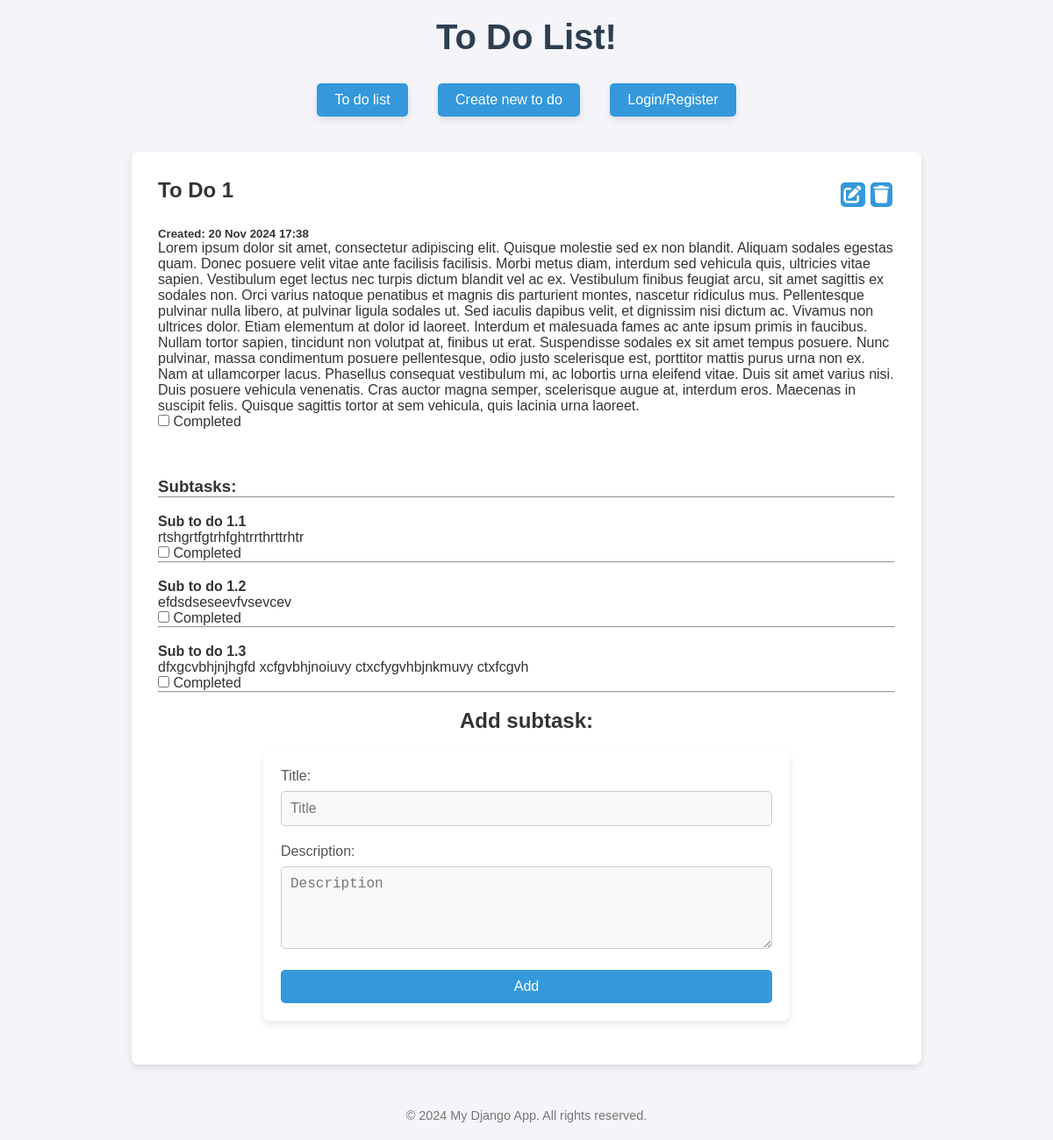
The page /1 on the database its author committed.
### toDos/models.py (models this page shows, shortened)
class ToDo(models.Model):
    title = models.CharField(max_length=250)
    text = models.TextField()
    creation_date = models.DateTimeField(auto_now_add=True)
    complition = models.BooleanField(default=False)
    complition_date = models.DateTimeField(blank = True, null=True)
    image = models.ImageField(upload_to='images/', blank ='True', null=True)
    author = models.ForeignKey(User, on_delete=models.CASCADE, related_name= 'to_dos', blank ='True', null=True)

class SubToDo(models.Model):
    to_do = models.ForeignKey(ToDo, on_delete=models.CASCADE, related_name='subtasks')
    title = models.CharField(max_length=250)
    text = models.TextField(max_length=450)
    complition = models.BooleanField()

### toDos/views.py (the view)
# urls.py: path('<int:todo_id>', views.ToDoDetails.as_view(), name = 'details'),
class ToDoDetails(APIView):
    def get(self, request, todo_id):
        print(f"User logged in: {request.user.is_authenticated}")
        to_do = get_object_or_404(ToDo, id = todo_id)
        subtasks = to_do.subtasks.all()
        serializer = ToDoSerializer(to_do)
        serializerSubtask = SubtaskSerializer(subtasks, many =True)
        return render(request, 'details.html',{"todo":to_do,"subtasks":serializerSubtask.data})

### toDos/templates/details.html (shortened to what this page needs)
{% extends 'base.html'%}
{% block content %}
<div class = "to-do-nav">
<h2>{{todo.title}}</h2>
    <div class = "to-do-nav">
        <button class = "edit-button small-button" data-id = "{{ todo.id }}" data-url = "{% url 'edit' todo.id %}"><i class="fas fa-edit"></i></button>
        <button class = "delete-button small-button" data-id = "{{ todo.id }}" data-redirect="{% url 'main' %}"><i class="fas fa-trash"></i></button>
    </div>
</div>
<br>
<h5>Created: {{todo.creation_date | date:"j M Y G:i"}}</h5>
<p>{{todo.text}}</p>
<input type="checkbox" name ="completed" class = "todo-comlition" {%if todo.complition %}checked disabled {% endif %} data-id = "{{ todo.id }}">
<label for = "completed" >Completed</label>
<br><br>
{% if subtasks%}
<br><br>
<h3>Subtasks:</h3>
<hr>
<br>
    {% for subtask in subtasks %}
            <h4>{{subtask.title}}</h4>
            <p>{{subtask.text}}</p>
            <input type="checkbox" name ="completed" {%if subtask.complition %}checked {% endif %}>
            <label for = "completed">Completed</label>
            <hr>
            <br>
    {% endfor %}
{% endif%}
<h2>Add subtask:</h2>
<form method="post">
    <label for="title">Title:</label>
        <input type="text" id="title" name="title" placeholder="Title" required>
        <label for="text">Description:</label>
        <textarea id="text" name="text" rows="4" placeholder="Description"></textarea>
        <button type = 'submit'>Add</button>
</form>
{%endblock content%}

### static/css/styles.css (style rules this page uses)
* { margin: 0; padding: 0; box-sizing: border-box; }
body { font-family: 'Arial', sans-serif; background-color: #f4f4f9; color: #333; padding: 20px; }
h2 { text-align: center; margin-bottom: 10px; }
form { background-color: white; padding: 20px; border-radius: 8px; box-shadow: 0 4px 8px rgba(0, 0, 0, 0.1); max-width: 600px; margin: 20px auto; }
form label { font-size: 1rem; color: #555; margin-bottom: 8px; display: block; }
form input, form textarea { width: 100%; padding: 10px; margin-bottom: 20px; border: 1px solid #ccc; border-radius: 5px; font-size: 1rem; background-color: #f9f9f9; }
form button { background-color: #3498db; color: white; padding: 10px 20px; font-size: 1rem; border: none; border-radius: 5px; cursor: pointer; transition: background-color 0.3s ease; width: 100%; }
.to-do-nav { display: flex; flex-direction: row; justify-content: space-between; align-items: center; }
.small-button { background-color: #3498db; border: none; border-radius: 5px; cursor: pointer; margin: 3px; transition: background-color 0.3s ease, transform 0.2s ease; }
.small-button i { color: white; font-size: 20px; margin: 4px; }

### rows shown on the page
ToDo: title "To Do 1", creation_date "20 Nov 2024 17:38", text "Lorem ipsum dolor sit amet, consectetur adipiscing elit. Quisque molestie sed ex non blandit. Aliquam sodales egestas quam. Donec posuere velit vitae ante facilisis facilisis. Morbi metus diam, interdum sed vehicula quis, ultricies vitae sapien. Vestibulum eget lectus nec turpis dictum blandit vel ac ex. Vestibulum finibus feugiat arcu, sit amet sagittis ex sodales non. Orci varius natoque penatibus et magnis dis parturient montes, nascetur ridiculus mus. Pellentesque pulvinar nulla libero, at pulvinar ligula sodales ut. Sed iaculis dapibus velit, et dignissim nisi dictum ac. Vivamus non ultrices dolor. Etiam elementum at dolor id laoreet. Interdum et malesuada fames ac ante ipsum primis in…"
SubToDo: title "Sub to do 1.1", text "rtshgrtfgtrhfghtrrthrttrhtr"
SubToDo: title "Sub to do 1.2", text "efdsdseseevfvsevcev"
SubToDo: title "Sub to do 1.3", text "dfxgcvbhjnjhgfd xcfgvbhjnoiuvy ctxcfygvhbjnkmuvy ctxfcgvh"
